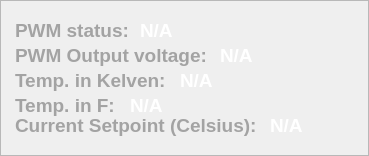
           <widget class="QFrame" name="frame_4">
            <property name="geometry">
             <rect>
              <x>210</x>
              <y>20</y>
              <width>369</width>
              <height>156</height>
             </rect>
            </property>
            <property name="styleSheet">
             <string notr="true">border-image: url(:/background.png/overview_box.png);</string>
            </property>
            <property name="frameShape">
             <enum>QFrame::StyledPanel</enum>
            </property>
            <property name="frameShadow">
             <enum>QFrame::Raised</enum>
            </property>
            <widget class="QLabel" name="label_2">
             <property name="geometry">
              <rect>
               <x>15</x>
               <y>15</y>
               <width>121</width>
               <height>31</height>
              </rect>
             </property>
             <property name="font">
              <font>
               <family>Arial</family>
               <pointsize>14</pointsize>
               <weight>75</weight>
               <bold>true</bold>
              </font>
             </property>
             <property name="styleSheet">
              <string notr="true">color: rgb(163, 163, 163);
border-image:none;</string>
             </property>
             <property name="text">
              <string>PWM status:</string>
             </property>
             <property name="alignment">
              <set>Qt::AlignLeading|Qt::AlignLeft|Qt::AlignVCenter</set>
             </property>
            </widget>
            <widget class="QLabel" name="label_3">
             <property name="geometry">
              <rect>
               <x>15</x>
               <y>40</y>
               <width>201</width>
               <height>31</height>
              </rect>
             </property>
             <property name="font">
              <font>
               <family>Arial</family>
               <pointsize>14</pointsize>
               <weight>75</weight>
               <bold>true</bold>
              </font>
             </property>
             <property name="styleSheet">
              <string notr="true">color: rgb(163, 163, 163);
border-image:none;</string>
             </property>
             <property name="text">
              <string>PWM Output voltage:</string>
             </property>
             <property name="alignment">
              <set>Qt::AlignLeading|Qt::AlignLeft|Qt::AlignVCenter</set>
             </property>
            </widget>
            <widget class="QLabel" name="label_4">
             <property name="geometry">
              <rect>
               <x>15</x>
               <y>65</y>
               <width>161</width>
               <height>31</height>
              </rect>
             </property>
             <property name="font">
              <font>
               <family>Arial</family>
               <pointsize>14</pointsize>
               <weight>75</weight>
               <bold>true</bold>
              </font>
             </property>
             <property name="styleSheet">
              <string notr="true">color: rgb(163, 163, 163);
border-image:none;</string>
             </property>
             <property name="text">
              <string>Temp. in Kelven:</string>
             </property>
             <property name="alignment">
              <set>Qt::AlignLeading|Qt::AlignLeft|Qt::AlignVCenter</set>
             </property>
            </widget>
            <widget class="QLabel" name="label_5">
             <property name="geometry">
              <rect>
               <x>15</x>
               <y>90</y>
               <width>111</width>
               <height>31</height>
              </rect>
             </property>
             <property name="font">
              <font>
               <family>Arial</family>
               <pointsize>14</pointsize>
               <weight>75</weight>
               <bold>true</bold>
              </font>
             </property>
             <property name="styleSheet">
              <string notr="true">color: rgb(163, 163, 163);
border-image:none;</string>
             </property>
             <property name="text">
              <string>Temp. in F:</string>
             </property>
             <property name="alignment">
              <set>Qt::AlignLeading|Qt::AlignLeft|Qt::AlignVCenter</set>
             </property>
            </widget>
            <widget class="QLabel" name="label_6">
             <property name="geometry">
              <rect>
               <x>15</x>
               <y>110</y>
               <width>251</width>
               <height>31</height>
              </rect>
             </property>
             <property name="font">
              <font>
               <family>Arial</family>
               <pointsize>14</pointsize>
               <weight>75</weight>
               <bold>true</bold>
              </font>
             </property>
             <property name="styleSheet">
              <string notr="true">color: rgb(163, 163, 163);
border-image:none;</string>
             </property>
             <property name="text">
              <string>Current Setpoint (Celsius):</string>
             </property>
             <property name="alignment">
              <set>Qt::AlignLeading|Qt::AlignLeft|Qt::AlignVCenter</set>
             </property>
            </widget>
            <widget class="QLabel" name="tmp_PWM_val">
             <property name="geometry">
              <rect>
               <x>140</x>
               <y>15</y>
               <width>121</width>
               <height>31</height>
              </rect>
             </property>
             <property name="font">
              <font>
               <family>Arial</family>
               <pointsize>14</pointsize>
               <weight>75</weight>
               <bold>true</bold>
              </font>
             </property>
             <property name="styleSheet">
              <string notr="true">color: rgb(255, 255, 255);
border-image:none;</string>
             </property>
             <property name="text">
              <string>N/A</string>
             </property>
             <property name="alignment">
              <set>Qt::AlignLeading|Qt::AlignLeft|Qt::AlignVCenter</set>
             </property>
            </widget>
            <widget class="QLabel" name="tmp_PWM_vol">
             <property name="geometry">
              <rect>
               <x>220</x>
               <y>40</y>
               <width>121</width>
               <height>31</height>
              </rect>
             </property>
             <property name="font">
              <font>
               <family>Arial</family>
               <pointsize>14</pointsize>
               <weight>75</weight>
               <bold>true</bold>
              </font>
             </property>
             <property name="styleSheet">
              <string notr="true">color: rgb(255, 255, 255);
border-image:none;</string>
             </property>
             <property name="text">
              <string>N/A</string>
             </property>
             <property name="alignment">
              <set>Qt::AlignLeading|Qt::AlignLeft|Qt::AlignVCenter</set>
             </property>
            </widget>
            <widget class="QLabel" name="label_17">
             <property name="geometry">
              <rect>
               <x>180</x>
               <y>65</y>
               <width>121</width>
               <height>31</height>
              </rect>
             </property>
             <property name="font">
              <font>
               <family>Arial</family>
               <pointsize>14</pointsize>
               <weight>75</weight>
               <bold>true</bold>
              </font>
             </property>
             <property name="styleSheet">
              <string notr="true">color: rgb(255, 255, 255);
border-image:none;</string>
             </property>
             <property name="text">
              <string>N/A</string>
             </property>
             <property name="alignment">
              <set>Qt::AlignLeading|Qt::AlignLeft|Qt::AlignVCenter</set>
             </property>
            </widget>
            <widget class="QLabel" name="label_18">
             <property name="geometry">
              <rect>
               <x>130</x>
               <y>90</y>
               <width>121</width>
               <height>31</height>
              </rect>
             </property>
             <property name="font">
              <font>
               <family>Arial</family>
               <pointsize>14</pointsize>
               <weight>75</weight>
               <bold>true</bold>
              </font>
             </property>
             <property name="styleSheet">
              <string notr="true">color: rgb(255, 255, 255);
border-image:none;</string>
             </property>
             <property name="text">
              <string>N/A</string>
             </property>
             <property name="alignment">
              <set>Qt::AlignLeading|Qt::AlignLeft|Qt::AlignVCenter</set>
             </property>
            </widget>
            <widget class="QLabel" name="tmp_setpoint_val">
             <property name="geometry">
              <rect>
               <x>270</x>
               <y>110</y>
               <width>121</width>
               <height>31</height>
              </rect>
             </property>
             <property name="font">
              <font>
               <family>Arial</family>
               <pointsize>14</pointsize>
               <weight>75</weight>
               <bold>true</bold>
              </font>
             </property>
             <property name="styleSheet">
              <string notr="true">color: rgb(255, 255, 255);
border-image:none;</string>
             </property>
             <property name="text">
              <string>N/A</string>
             </property>
             <property name="alignment">
              <set>Qt::AlignLeading|Qt::AlignLeft|Qt::AlignVCenter</set>
             </property>
            </widget>
           </widget>
